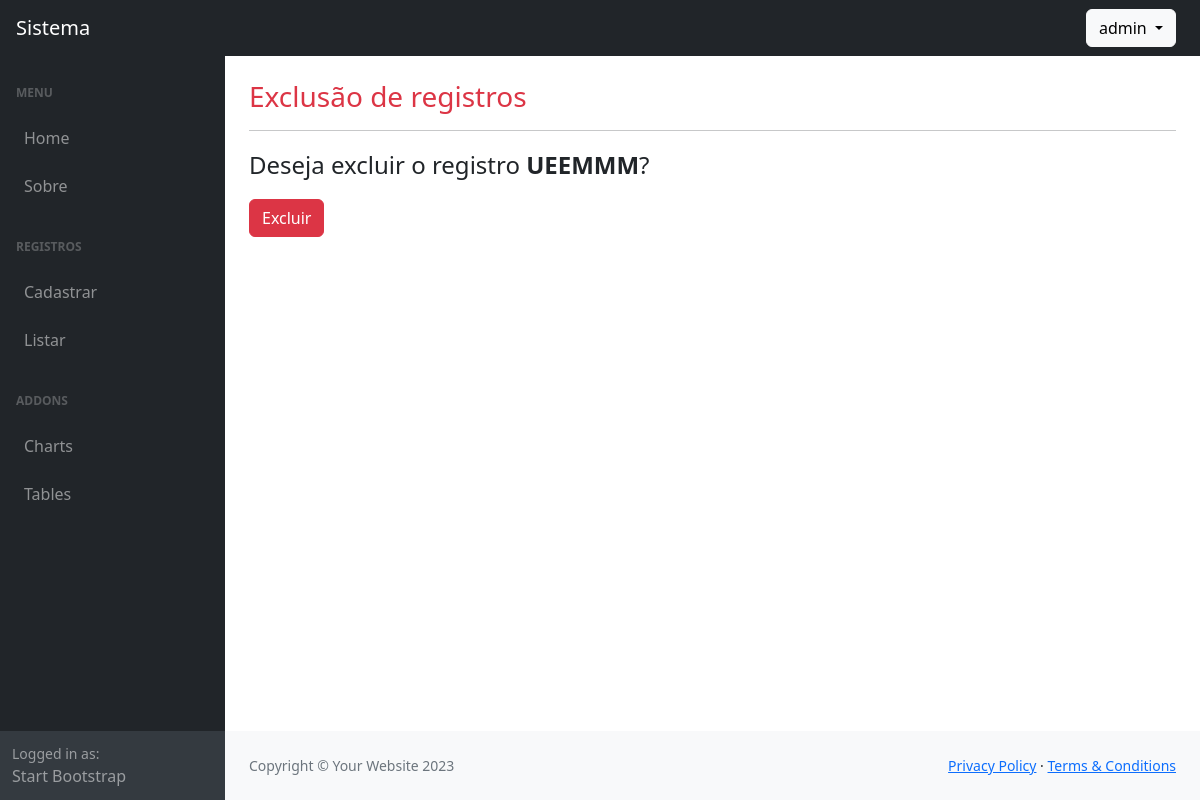
/excluir/pessoa/1/ (signed in), run on an earlier commit of the app's database.
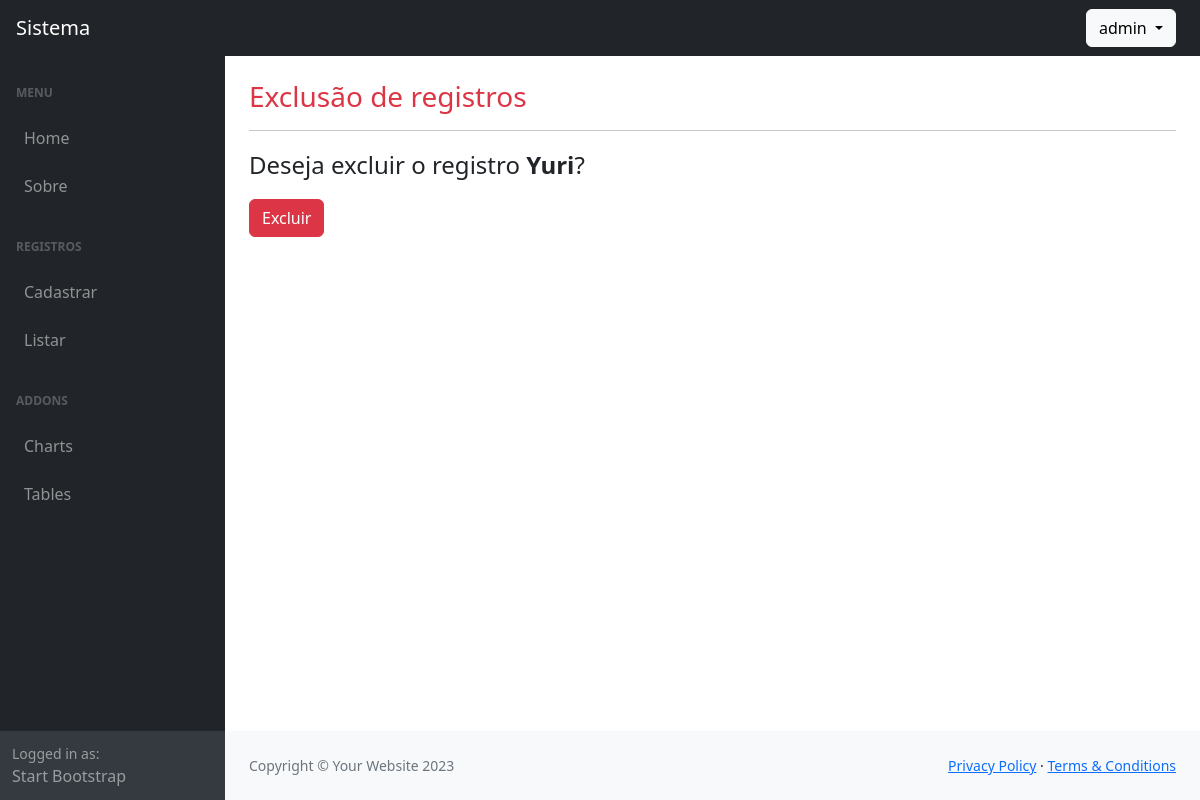
And on a later commit of the database.
### cadastros/models.py (models this page shows)
class Pessoa(models.Model):
    nome_completo = models.CharField(max_length=150)
    nascimento = models.DateField(default=datetime.date(2000, 1, 1), verbose_name="data de nascimento")
    email = models.EmailField(max_length=120, blank=True, null=True)
    cargo = models.CharField(max_length=255, blank=True, null=True)
    cadastrado_em = models.DateTimeField(auto_now_add=True)
    atualizado_em = models.DateTimeField(auto_now=True)
    cidade = models.ForeignKey(Cidade, on_delete=models.PROTECT)
    user = models.ForeignKey(settings.AUTH_USER_MODEL, on_delete=models.CASCADE)
    def __str__(self):
        return f"{self.nome_completo}"
    class Meta:
        ordering = ["nome_completo"]

### cadastros/views.py (the view)
# urls.py: path('excluir/pessoa/<int:pk>/', PessoaDelete.as_view(), name='excluir-pessoa'),
class PessoaDelete(GroupRequiredMixin, LoginRequiredMixin,SuccessMessageMixin, DeleteView):
    model = Pessoa
    template_name = 'cadastros/form-excluir.html'
    success_url = reverse_lazy('listar-pessoas')
    group_required = ["Administrador"]
    success_message = "Pessoa excluída!"
    def get_queryset(self):
        if self.request.user.groups.filter(name="Administrador").exists():
            return super().get_queryset()
        return super().get_queryset().filter(user=self.request.user)

### usuarios/models.py (called while the page is built)
    def __str__(self):
        return self.username

### cadastros/templates/cadastros/form-excluir.html (shortened to what this page needs)
{% extends "paginas/modelo.html" %}
{% load static %}
{% block conteudo %}
<h3 class="text-danger">
    {{ titulo|default:"Exclusão de registros" }}
</h3>
<hr>
<div class="row">
    <div class="col-lg">
        <form method="POST">
            <p class="fs-4">
                Deseja excluir o registro
                <span class="fw-bold">{{ object }}</span>?
            </p>
            <button type="submit" class="btn btn-danger">
                Excluir
            </button>
        </form>
    </div>
</div>
{% endblock %}

What changed in the data, as far as the page shows it:
changed Pessoa: nome_completo "UEEMMM" → "Yuri"
